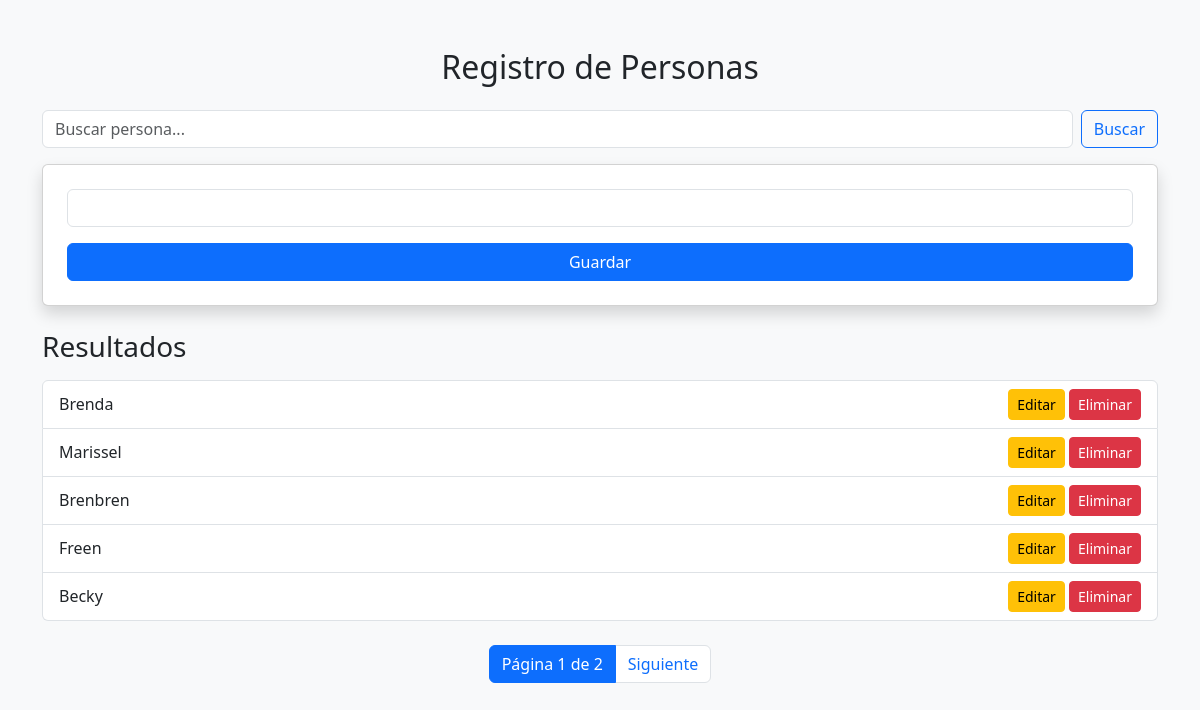
Before: / with the older database file.
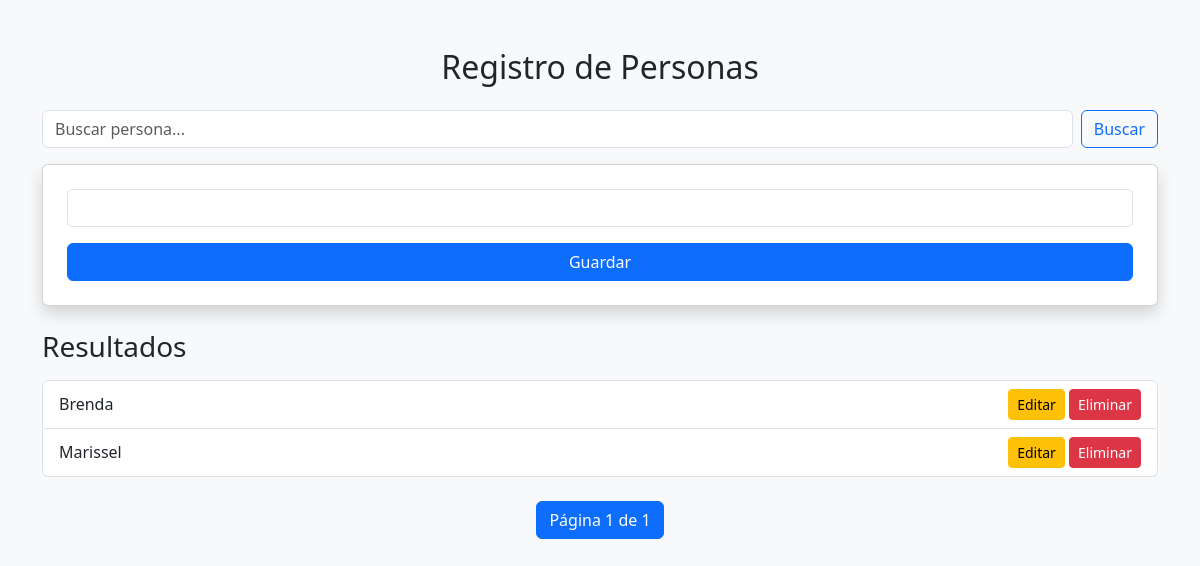
After: the same page with the newer database file.
### app_web/models.py (models this page shows, shortened)
class Persona(models.Model):
    nombre = models.CharField(max_length=100)

### app_web/views.py (the view)
# urls.py: path("", index, name="index"),
def index(request):
    query = request.GET.get("buscar", "")  # texto que el usuario escribe
    personas_list = Persona.objects.filter(
        Q(nombre__icontains=query)  # icontains → no distingue mayúsculas
    )
    paginator = Paginator(personas_list, 5)  # 🔥 5 registros por página
    page = request.GET.get('page')
    personas = paginator.get_page(page)
    form = PersonaForm(request.POST or None)
    if request.method == "POST" and form.is_valid():
        form.save()
        return redirect("/")
    return render(request, "index.html",
                  {"form": form, "personas": personas, "buscar": query})

### app_web/forms.py
class PersonaForm(forms.ModelForm):
    class Meta:
        model = Persona
        fields = ['nombre']

### app_web/templatetags/form_filters.py (called while the page is built)
@register.filter
def add_class(field, css):
    return field.as_widget(attrs={"class": css})

### app_web/templates/index.html (shortened to what this page needs)
<!DOCTYPE html>
<html lang="es">
    {% load form_filters %}
<head>
    <link href="https://cdn.jsdelivr.net/npm/bootstrap@5.3.3/dist/css/bootstrap.min.css" rel="stylesheet">
</head>
<body class="bg-light">
<div class="container mt-5">
    <h2 class="text-center mb-4">Registro de Personas</h2>
    <form method="GET" class="d-flex mb-3">
        <input type="text" name="buscar" value="{{ buscar }}"
               placeholder="Buscar persona..."
               class="form-control me-2">
        <button class="btn btn-outline-primary">Buscar</button>
    </form>
    <div class="card shadow p-4 mb-4">
        <form method="POST">
            {{ form.nombre|add_class:"form-control mb-3" }}
            <button class="btn btn-primary w-100">Guardar</button>
        </form>
    </div>
    <h3 class="mb-3">Resultados</h3>
    <ul class="list-group">
        {% for p in personas %}
            <li class="list-group-item d-flex justify-content-between align-items-center">
                {{ p.nombre }}
                <div>
                    <a href="{% url 'editar' p.id %}" class="btn btn-warning btn-sm">Editar</a>
                    <a onclick="return confirm('¿Eliminar?')"
                       href="{% url 'eliminar' p.id %}"
                       class="btn btn-danger btn-sm">Eliminar</a>
                </div>
            </li>
        {% empty %}
            <li class="list-group-item text-muted text-center">No hay resultados 😢</li>
        {% endfor %}
    </ul>
    <nav class="mt-4">
        <ul class="pagination justify-content-center">
            <li class="page-item active">
                <span class="page-link">
                    Página {{ personas.number }} de {{ personas.paginator.num_pages }}
                </span>
            </li>
            {% if personas.has_next %}
                <li class="page-item">
                    <a class="page-link" href="?page={{ personas.next_page_number }}&buscar={{ buscar }}">Siguiente</a>
                </li>
            {% endif %}
        </ul>
    </nav>
</div>
</body>
</html>

Changed rows visible on the page:
removed Persona: nombre "Brenbren"
removed Persona: nombre "Freen"
removed Persona: nombre "Becky"
Other visible differences:
{{ personas.paginator.num_pages }}: "2" → "1"
text no longer shown: "Siguiente"
